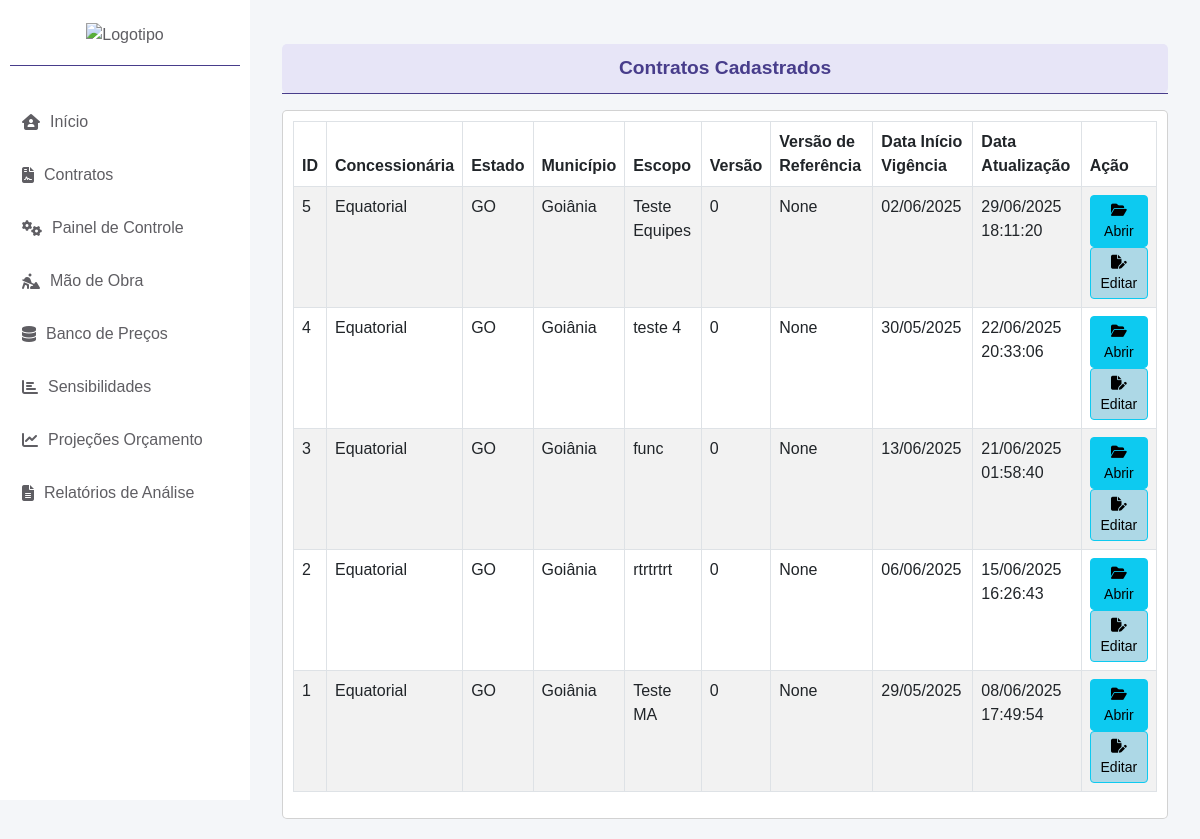
The app's page /cad_contrato/abrir/, older data.
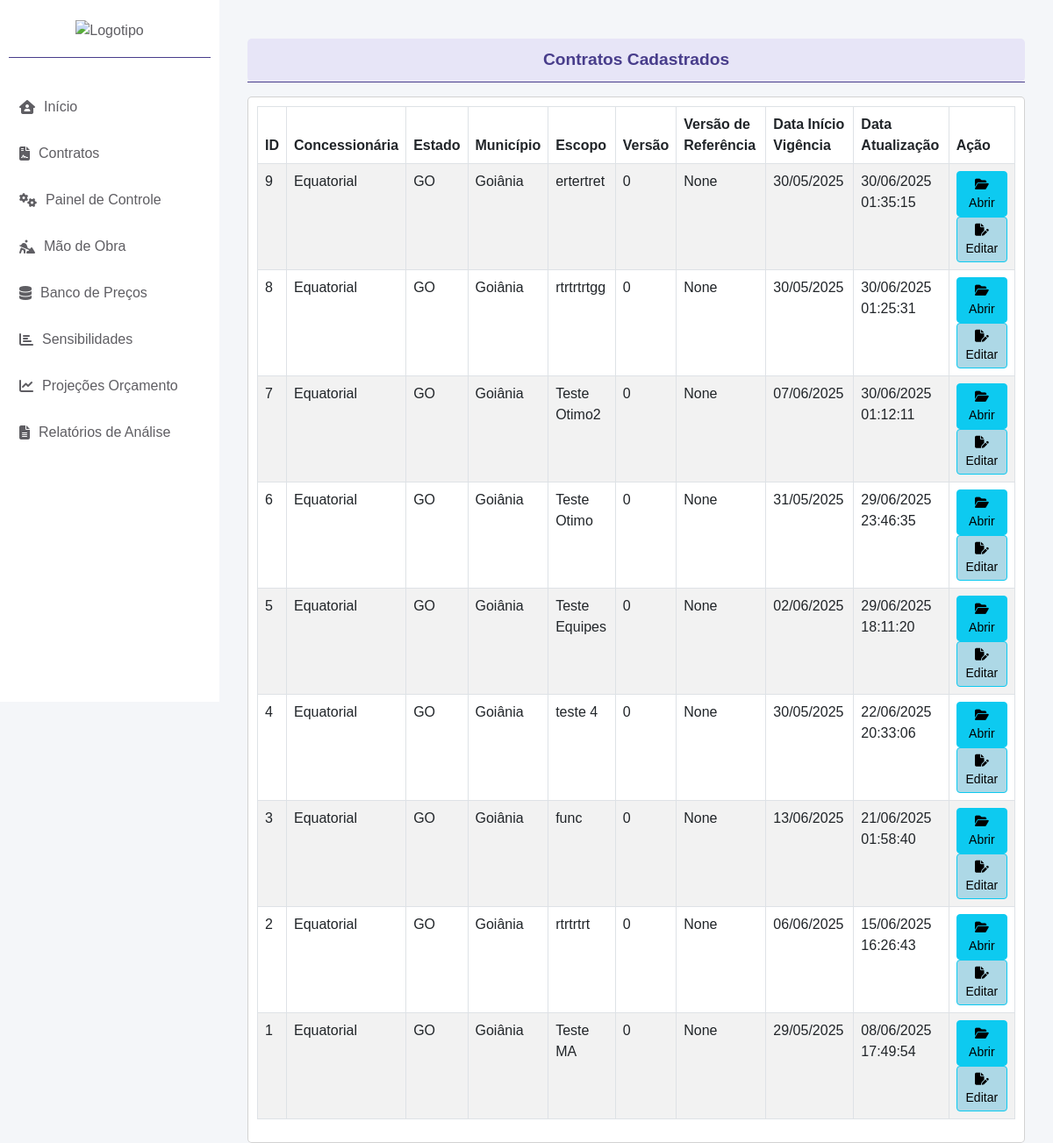
The same page, newer data.
### cad_contrato/models.py (models this page shows, shortened)
class CadastroContrato(models.Model):
    ESTADOS_CHOICES = [
        ('AC', 'Acre'),
        ('AL', 'Alagoas'),
        ('AP', 'Amapá'),
        ('AM', 'Amazonas'),
        ('BA', 'Bahia'),
        ('CE', 'Ceará'),
        ('DF', 'Distrito Federal'),
        ('ES', 'Espírito Santo'),
        ('GO', 'Goiás'),
        ('MA', 'Maranhão'),
        ('MT', 'Mato Grosso'),
        ('MS', 'Mato Grosso do Sul'),
        ('MG', 'Minas Gerais'),
        ('PA', 'Pará'),
        ('PB', 'Paraíba'),
        ('PR', 'Paraná'),
        ('PE', 'Pernambuco'),
        ('PI', 'Piauí'),
        ('RJ', 'Rio de Janeiro'),
        ('RN', 'Rio Grande do Norte'),
        ('RS', 'Rio Grande do Sul'),
        ('RO', 'Rondônia'),
        ('RR', 'Roraima'),
        ('SC', 'Santa Catarina'),
        ('SP', 'São Paulo'),
        ('SE', 'Sergipe'),
        ('TO', 'Tocantins'),
    ]
    STATUS_CHOICES = [
        ('EM_LICITACAO', 'Em Licitação'),
        ('EM_RENOVACAO', 'Em Renovação'),
        ('ATIVO', 'Ativo'),
        ('ENCERRADO', 'Encerrado'),
    ]
    contrato = models.AutoField(primary_key=True)
    concessionaria = models.CharField(max_length=100, default='Equatorial')
    estado = models.CharField(max_length=2, choices=ESTADOS_CHOICES, default='GO')
    municipio = models.CharField(max_length=100, default='Goiânia')
    escopo_contrato = models.CharField(max_length=255)
    inicio_vigencia_contrato = models.DateField(default='2025-01-01')
    fim_vigencia_contrato = models.DateField(default='2029-01-01')
    versao_base = models.ForeignKey('self', null=True, blank=True, on_delete=models.PROTECT, related_name='versoes')
    numero_versao = models.IntegerField(default=0)
    descricao_alteracao = models.TextField(blank=True)
    status_contrato = models.CharField(max_length=15, choices=STATUS_CHOICES, default='EM_LICITACAO', verbose_name="Status do Contrato")
    valor_inicial = models.DecimalField(max_digits=15, decimal_places=2, default=0.00, verbose_name="Valor Inicial do Contrato")
    created_at = models.DateTimeField(auto_now_add=True)
    updated_at = models.DateTimeField(auto_now=True)
    class Meta:
        ordering = ['-created_at']

### cad_contrato/views.py (the view)
# urls.py: path('abrir/', abrir_contratos, name='abrir_contratos'),
def abrir_contratos(request):
    contracts = CadastroContrato.objects.all()  # Substitua pelo modelo correto
    return render(request, 'abrir_contratos.html', {'contracts': contracts})

### app/context_processors.py (called while the page is built)
def contrato_context(request):
    contrato_id = request.session.get('contrato_id')
    contrato = None
    if contrato_id:
        try:
            contrato = CadastroContrato.objects.get(contrato=contrato_id)
        except CadastroContrato.DoesNotExist:
            pass
    return {'contrato': contrato}

### cad_contrato/templates/abrir_contratos.html (shortened to what this page needs)
{% extends 'base.html' %}
{% block content %}
<div class="container-fluid mt-4">
    <div class="small-header"> Contratos Cadastrados </div>
    <p class="text-center mt-0 font-weight-bold" style="font-size: 0.8rem; border-bottom: 1px solid #483D8B;"> </p>
    <div class="row mt-2">
        <div class="col-md-12">
            <div class="card">
                <div class="card-body">
                    <table class="table table-bordered table-striped">
                        <thead>
                            <tr>
                                <th>ID</th>
                                <th>Concessionária</th>
                                <th>Estado</th>
                                <th>Município</th>
                                <th>Escopo</th>
                                <th>Versão</th>
                                <th>Versão de Referência</th>
                                <th>Data Início Vigência</th>
                                <th>Data Atualização</th>
                                <th>Ação</th>
                            </tr>
                        </thead>
                        <tbody>
                            {% for contract in contracts %}
                                <tr>
                                    <td>{{ contract.contrato }}</td>
                                    <td>{{ contract.concessionaria }}</td>
                                    <td>{{ contract.estado }}</td>
                                    <td>{{ contract.municipio }}</td>
                                    <td>{{ contract.escopo_contrato }}</td>
                                    <td>{{ contract.numero_versao }}</td>
                                    <td>{{ contract.versao_base }}</td>
                                    <td>{{ contract.inicio_vigencia_contrato|date:"d/m/Y" }}</td>
                                    <td>{{ contract.updated_at|date:"d/m/Y H:i:s" }}</td>
                                    <td>
                                        <a href="{% url 'detalhes_contrato' contract.contrato %}" class="btn btn-info btn-sm">
                                            <i class="fas fa-folder-open"></i> Abrir
                                        </a>
                                        <a href="{% url 'menu_despesas' contract.contrato %}" class="btn btn-info btn-sm" style="background-color: #add8e6; color: black;"><i class="fa-solid fa-file-pen"></i> Editar</a>
                                    </td>
                                </tr>
                            {% endfor %}
                        </tbody>
                    </table>
                </div>
            </div>
        </div>
    </div>
</div>
{% endblock %}

Row changes from the older to the newer data that the page shows:
added CadastroContrato: contrato "9", concessionaria "Equatorial", estado "GO", municipio "Goiânia", escopo_contrato "ertertret", numero_versao "0", versao_base "None", inicio_vigencia_contrato "30/05/2025", updated_at "30/06/2025 01:35:15"
added CadastroContrato: contrato "8", concessionaria "Equatorial", estado "GO", municipio "Goiânia", escopo_contrato "rtrtrtrtgg", numero_versao "0", versao_base "None", inicio_vigencia_contrato "30/05/2025", updated_at "30/06/2025 01:25:31"
added CadastroContrato: contrato "7", concessionaria "Equatorial", estado "GO", municipio "Goiânia", escopo_contrato "Teste Otimo2", numero_versao "0", versao_base "None", inicio_vigencia_contrato "07/06/2025", updated_at "30/06/2025 01:12:11"
added CadastroContrato: contrato "6", concessionaria "Equatorial", estado "GO", municipio "Goiânia", escopo_contrato "Teste Otimo", numero_versao "0", versao_base "None", inicio_vigencia_contrato "31/05/2025", updated_at "29/06/2025 23:46:35"
